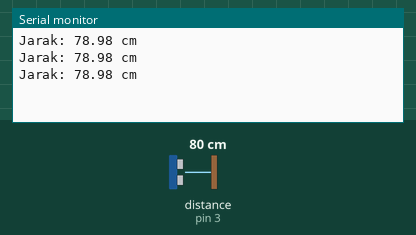
Recording of a sketch running on a simulated Arduino Uno, built with avr-gcc and run on an emulated ATmega328P. Shown: the last lines printed to the serial monitor. Wiring (inferred from the names in the program): ultrasonic range finder: trigger pin 2; echo pin 3. Inputs (shaded band) come from the test bench; at power-on: distance to the obstacle (sensor on pin 3) 80 cm. The echo pulse lasts 58.3 µs per cm.

Above: at 1.3 s.
1.4 s: distance to the obstacle (sensor on pin 3) set to 2 cm
At 1.9 s:
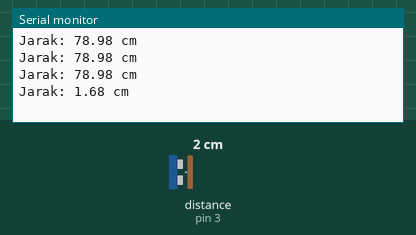
2.9 s: distance to the obstacle (sensor on pin 3) set to 4 cm
At 3.4 s:
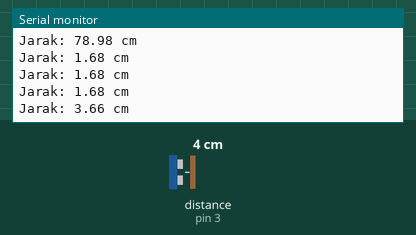
Timing chart, 0 to 5.9 s (numbered marks = the images above; inputs shaded):
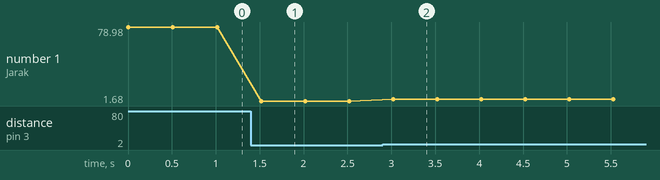

Measured:
- after the input at 1.4 s, the serial monitor: prints a new line after 0.12 s (image 1)
- after the input at 2.9 s, the serial monitor: prints a new line after 0.12 s (image 2)
- plotted number 1: 78.98 → 1.68 after the input at 1.4 s, 1.68 → 3.66 after the input at 2.9 s

The sketch:

MB7076.ino
```cpp
// Deklarasi pin sensor
const int pinTrigger = 2;
const int pinEcho = 3;

void setup() {
  Serial.begin(9600);
  pinMode(pinTrigger, OUTPUT);
  pinMode(pinEcho, INPUT);
}

void loop() {
  // Mengirimkan sinyal ultrasonik selama 10 mikrodetik
  digitalWrite(pinTrigger, LOW);
  delayMicroseconds(2);
  digitalWrite(pinTrigger, HIGH);
  delayMicroseconds(10);
  digitalWrite(pinTrigger, LOW);

  // Menerima sinyal kembali dari sensor
  long duration = pulseIn(pinEcho, HIGH);

  // Menghitung jarak berdasarkan waktu yang diperlukan sinyal untuk pergi dan kembali
  float distance = duration * 0.034 / 2;

  // Mengirimkan hasil ke Serial Monitor
  Serial.print("Jarak: ");
  Serial.print(distance);
  Serial.println(" cm");

  // Delay sejenak sebelum mengukur jarak lagi
  delay(500);
}
```
